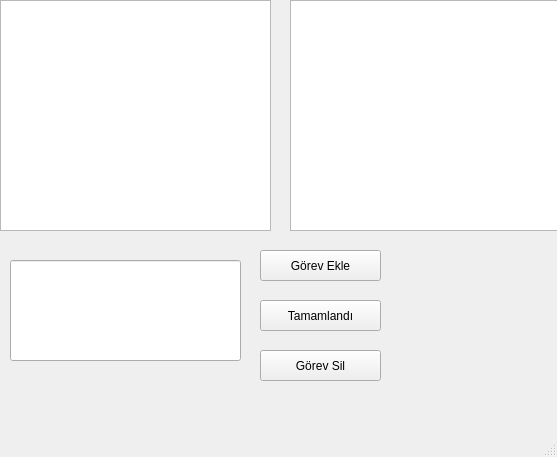
<?xml version="1.0" encoding="UTF-8"?>
<ui version="4.0">
 <class>MainWindow</class>
 <widget class="QMainWindow" name="MainWindow">
  <property name="geometry">
   <rect>
    <x>0</x>
    <y>0</y>
    <width>557</width>
    <height>457</height>
   </rect>
  </property>
  <property name="windowTitle">
   <string>MainWindow</string>
  </property>
  <property name="styleSheet">
   <string notr="true"/>
  </property>
  <widget class="QWidget" name="centralwidget">
   <widget class="QListWidget" name="gorevler">
    <property name="geometry">
     <rect>
      <x>0</x>
      <y>0</y>
      <width>271</width>
      <height>231</height>
     </rect>
    </property>
   </widget>
   <widget class="QLineEdit" name="yaz">
    <property name="geometry">
     <rect>
      <x>10</x>
      <y>260</y>
      <width>231</width>
      <height>101</height>
     </rect>
    </property>
   </widget>
   <widget class="QPushButton" name="gorevEkle">
    <property name="geometry">
     <rect>
      <x>260</x>
      <y>250</y>
      <width>121</width>
      <height>31</height>
     </rect>
    </property>
    <property name="text">
     <string>Görev Ekle</string>
    </property>
   </widget>
   <widget class="QPushButton" name="gorevSil">
    <property name="geometry">
     <rect>
      <x>260</x>
      <y>350</y>
      <width>121</width>
      <height>31</height>
     </rect>
    </property>
    <property name="text">
     <string>Görev Sil</string>
    </property>
   </widget>
   <widget class="QPushButton" name="tamamlananGorevler_2">
    <property name="geometry">
     <rect>
      <x>260</x>
      <y>300</y>
      <width>121</width>
      <height>31</height>
     </rect>
    </property>
    <property name="text">
     <string>Tamamlandı</string>
    </property>
   </widget>
   <widget class="QListWidget" name="tamamlananGorevler">
    <property name="geometry">
     <rect>
      <x>290</x>
      <y>0</y>
      <width>271</width>
      <height>231</height>
     </rect>
    </property>
   </widget>
  </widget>
  <widget class="QMenuBar" name="menubar">
   <property name="geometry">
    <rect>
     <x>0</x>
     <y>0</y>
     <width>557</width>
     <height>26</height>
    </rect>
   </property>
  </widget>
  <widget class="QStatusBar" name="statusbar"/>
 </widget>
 <resources/>
 <connections/>
</ui>
